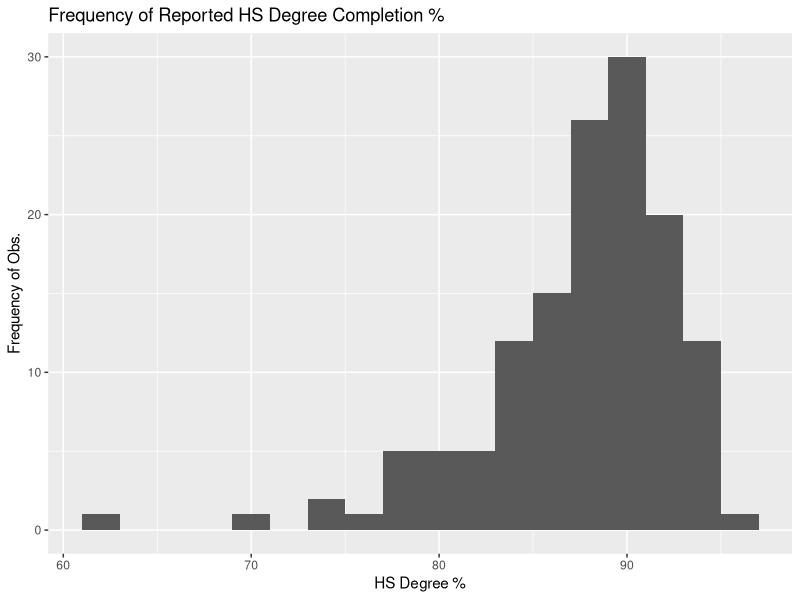
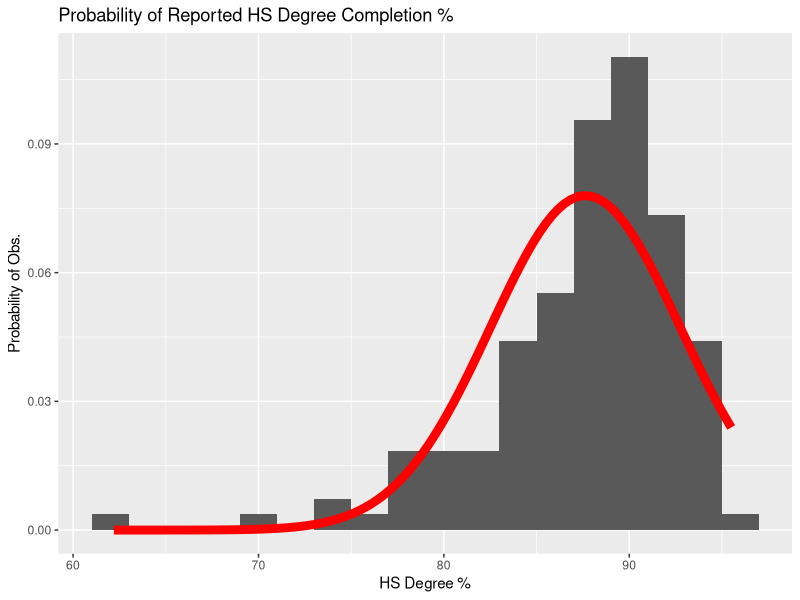
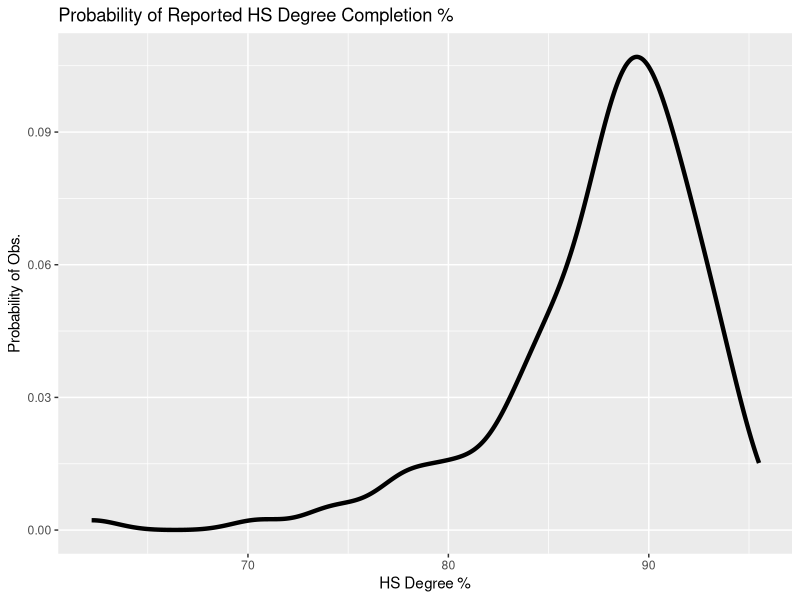

Write the R code that produced these figures, in order. (Note: this script raises an error after producing the figures.)
library(readr)
acs_14_1yr_s0201 <- read_csv("completed/assignment03/acs-14-1yr-s0201.csv")
table1 <- acs_14_1yr_s0201
library(ggplot2)


###
# I: List the name of each field and what you believe the data type
#    and intent is of the data included in each field
#    (Example: Id - Data Type: varchar (contains text and numbers)
#    Intent: unique identifier for each row)
#
spec(table1)
#
  # Output & Answers:
  # cols(
  # Id = col_character(), -- contains numbers and characters
  # Id2 = col_double(), -- includes numbers only
  # Geography = col_character(), -- characters describing the observation location by county
  # PopGroupID = col_double(), -- numeric (value of 1), ID denoting the population group
  # `POPGROUP.display-label` = col_character(), -- character, denoting the label of the population group
  # RacesReported = col_double(), -- number, a count of the reported races in the survey
  # HSDegree = col_double(), -- number (float), presumably a percentage of the population with HS Degrees
  # BachDegree = col_double()) -- number (float), presumably a percentage of the population with Bachelor's Degrees


###
# II: Run the following functions and provide the results: str(); nrow(); ncol()
str(table1)
nrow(table1)
ncol(table1)
#

###
# III: Create a Histogram of the HSDegree variable using the ggplot2 package.
#      Set a bin size for the Histogram that you think best visuals the data
#      (the bin size will determine how many bars display and how wide they are)
#      Include a Title and appropriate X/Y axis labels on your Histogram Plot.
ggplot(table1, aes(HSDegree)) +  geom_histogram(binwidth = 2) + xlab("HS Degree %") + ylab("Frequency of Obs.") + ggtitle("Frequency of Reported HS Degree Completion %")
#


###
# IV: Answer the following questions based on the Histogram produced:

#     Based on what you see in this histogram, is the data distribution unimodal? -- The data is unimodal.
#       Is it approximately symmetrical? -- The data is not symetrical per its left-skewdness.
#       Is it approximately bell-shaped? -- The data is shaped like a bell, but is not normally distributed.
#       Is it approximately normal? -- The data isn't normal, since the median & mode are offset right from the mean.
#       If not normal, is the distribution skewed? If so, in which direction? -- The distribution is left-skewed.
#       Include a normal curve to the Histogram that you plotted.
#
ggplot(table1, aes(HSDegree)) +  geom_histogram(aes(y = after_stat(density)), binwidth = 2) +
xlab("HS Degree %") + ylab("Probability of Obs.") +
ggtitle("Probability of Reported HS Degree Completion %") +
stat_function(fun = dnorm,
  args = list(mean = mean(table1$HSDegree),
  sd = sd(table1$HSDegree)),
  col = "red",
  size = 3)
#
#       Explain whether a normal distribution can accurately be used as a model for this data.
  # An offset normal distribution would be a low-accuracy predictor of the data, per the skewness and slightly positive kurtosis.
  # Values left of the center would be over-predicted, and the right, under-predicted.


###
# V: Create a Probability Plot of the HSDegree variable.
ggplot(table1, aes(HSDegree)) + geom_density(aes(HSDegree), size = 1.5) +
xlab("HS Degree %") + ylab("Probability of Obs.") +
ggtitle("Probability of Reported HS Degree Completion %")
#


###
# VI: Answer the following questions based on the Probability Plot:
#       Based on what you see in this probability plot, is the distribution approximately normal? Explain how you know.
            # One could argue that the distribution resembles normality, but a normal distribution would be a poor predictor of this distribution per:
            # the left skewdness coupled with the positive kurtosis; therefore, I would state that the distribution is not 'approximately normal'.
#       If not normal, is the distribution skewed? If so, in which direction? Explain how you know.
            # The distribution is left-skewed because: mean < median < mode.


###
# VII: Now that you have looked at this data visually for normality, you will now quantify normality with numbers using the stat.desc() function.
#      Include a screen capture of the results produced.
table2 <- subset(table1, select = -c(PopGroupID))
stat.desc(table2, norm = TRUE)
#


###
#VIII: In several sentences provide an explanation of the result produced for skew, kurtosis, and z-scores.
#      In addition, explain how a change in the sample size may change your explanation?
  # Negative skewness is described by this relationship between summary statistics: mean < median < mode.
  # Positive kurtosis means the distribution is "taller" and "thinner" than a normal distribution,
  # meaning that the data is relatively more dense around the mode, and less dense away from the mode.
  # The p value from the Shapiro-Wilk test is also less than 0.05, rejecting the null that the distribution is normal.
  # I'm not sure what is meant regarding z scores since a particular point isn't mentioned, but I'll say
  # that a coefficient of variation of  ~5 implies high variance and "instability" regarding the
  # prediction of dependent variables using simple approximations.

  # A larger sample size would potentially normalize the distribution, reducing all metrics deviating from the norm in proportion to the amount of samples added.
  # A smaller sample size would serve to exacerbate the lack of normality in the dataset, and provide more variance.